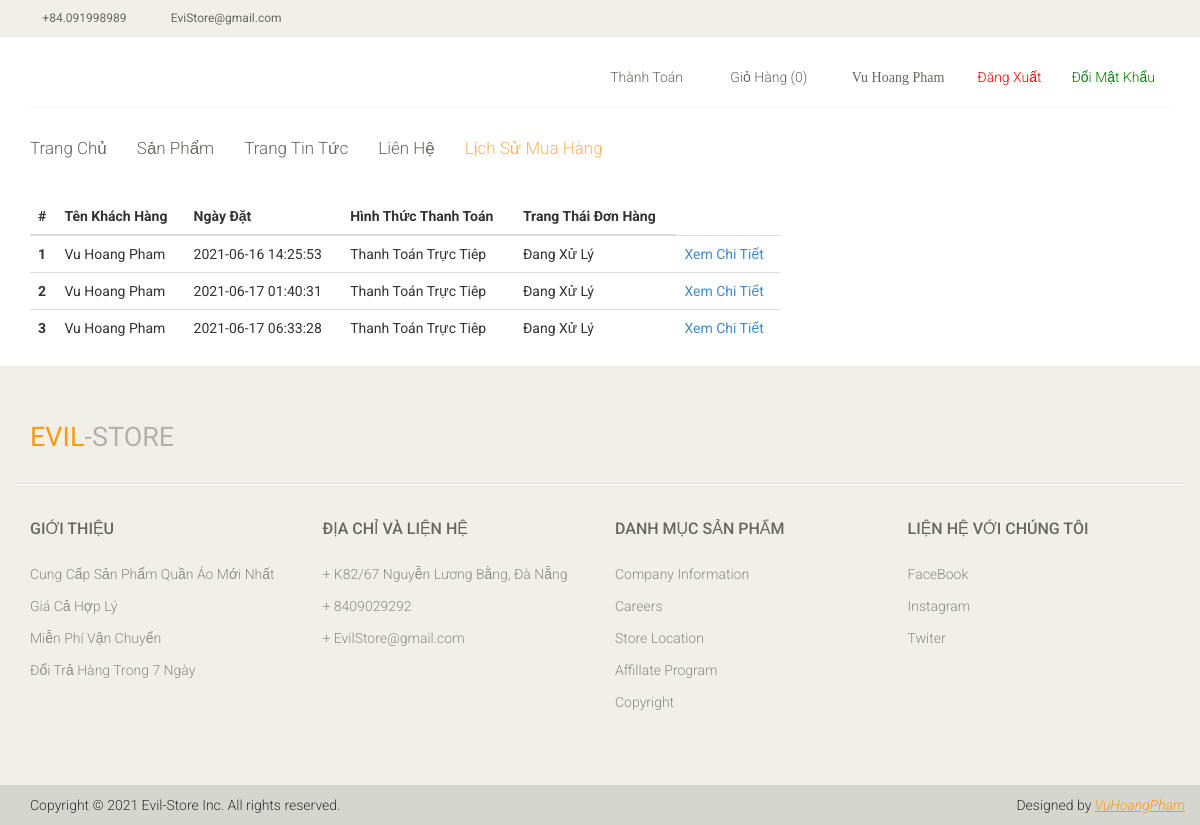
Screenshot of /eshopper/orders.php (signed in) with the database file from the repository.
### tables this page shows
CREATE TABLE `order` (
  `id_order` int(11) NOT NULL,
  `id_customer` int(11) NOT NULL,
  `address` varchar(255) NOT NULL,
  `phone` varchar(50) NOT NULL,
  `status` int(11) NOT NULL,
  `date` timestamp NOT NULL DEFAULT current_timestamp(),
  `payment` int(11) NOT NULL
);

### eshopper/orders.php (the view, shortened to what this page needs)
<?php require_once 'template/public/inc/header.php' ?>
<div class="container">
    <div class="row">
        <div class="col-md-8">
            <?php
            if (isset($_SESSION['user'])) {
            ?>
                <table class="table">
                    <thead>
                        <tr>
                            <th scope="col">#</th>
                            <th scope="col">Tên Khách Hàng</th>
                            <th scope="col">Ngày Đặt</th>
                            <th scope="col">Hình Thức Thanh Toán</th>
                            <th scope="col">Trang Thái Đơn Hàng</th>
                        </tr>
                    </thead>
                    <tbody>
                        <?php
                        $stt = 0;
                        $qr = mysqli_query($conn, "SELECT * FROM `order` JOIN `order_detail` ON `order`.`id_order` = `order_detail`.`id_order` WHERE id_customer = {$_SESSION['user']['id_customer']} GROUP BY `order_detail`.`id_order`");
                        while ($row_invoice = mysqli_fetch_assoc($qr)) {
                            $stt++;
                            $url = 'orderdetail'.'-'.$row_invoice['id_order'].'.html1';
                        ?>
                            <tr>
                                <th scope="row"><?php echo $stt ?></th>
                                <td><?php echo $_SESSION['user']['fname'] ?></td>
                                <td><?php echo $row_invoice['date'] ?></td>
                                <?php
                                if ($row_invoice['payment'] == 1) {
                                ?>
                                    <td>Thanh Toán Trực Tiêp</td>
                                <?php
                                } else {
                                ?>
                                    <td>Thanh Toán Paypal</td>
                                <?php
                                }
                                ?>
                                <?php
                                if ($row_invoice['status'] == 0) {
                                ?>
                                    <td>Đang Xử Lý</td>
                                <?php
                                } else {
                                ?>
                                    <td>Đã Xử Lý</td>
                                <?php } ?>
                                <td><a href="<?php echo $url?>">Xem Chi Tiết</a></td>
                            </tr>
                        <?php }  ?>
                    </tbody>
                </table>
            <?php }
                else {
            ?>
                <h4 style="color: red; text-align: center;">Không Có Đơn Hàng</h4>
            <?php
            }
            ?>
        </div>
    </div>
</div>
<?php require_once 'template/public/inc/footer.php' ?>

### eshopper/template/public/css/main.css (style rules this page uses)
body { font-family: 'Roboto', sans-serif; position: relative; font-weight: 400px; }
a { -webkit-transition: 300ms; transition: 300ms; }

### rows the page displays
order: date "2021-06-16 14:25:53", payment "Thanh Toán Trực Tiêp", status "Đang Xử Lý"
order: date "2021-06-17 01:40:31", payment "Thanh Toán Trực Tiêp", status "Đang Xử Lý"
order: date "2021-06-17 06:33:28", payment "Thanh Toán Trực Tiêp", status "Đang Xử Lý"

### other values shown
count($cart) "0"
$name "Vu Hoang Pham"
